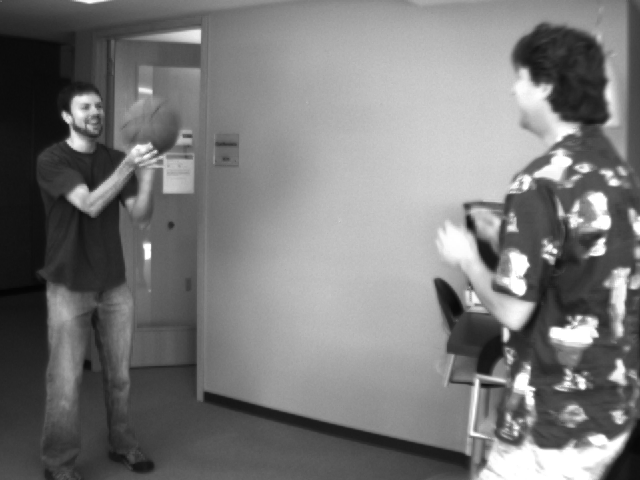
#> input picture basketball1.png, 640 x 480 px, found by its file name
$ jupyter execute PA2-Q1.ipynb
#> lines starting #> are read from the running program, lines starting #| are printed output that depends on the picture
[cell 1]
import math
from scipy import signal
from PIL import Image
import numpy as np
from numpy import *
from matplotlib import pyplot as plt
from pylab import *
import cv2
import random

'''
1. Lucas-Kanade method is basically an estimate of the movement of interesting
features in successive images of a scene.
2. Lucas-Kanade assumes
	a) 	that the intensity of the pixel does not change of a pixel
   		when it moves from frame1(I1) to frame(I2) with displacement (u,v):
   		I1(x,y) = I2(x+u, y+v)
   	b) 	small motion, i.e (u,v)< 1 pixel
		expanding I2 in Taylor series, we get
		I2(x+u, y+v) = I2(x,y) + I2x(u) + I2y(v) + higher_order_terms
		             ~ I2(x,y) + I2x(u) + I2y(v)

3. Lucas-Kanade associate a movement vector (u,v) to
every pixel in a scene obtained by comparing the two consecutive images or frames.
4. works by trying to guess in which direction an object has moved so that local
changes in intensity can be explained.
5. Optical Flow has a constraint equation to be solved;
	Ix.u + Iy.v +It = 0 ; (this equation is obtained by substituting 2b in 2a)
	where,
		Ix : derivative of I in x-direction
		Iy : derivative of I in y-direction
		It : derivative of I w.r.t time
		Ix and Iy are image gradients, and It is along t axis since now we deal with a
		third dimension. These can be
		d) This will only work for small movements
6. Smoothing the image first to attenuate any noise using Gaussian Smoothing as preprocessing
7. Using an averaging/smoothing filter of 2x2 size to find the first derivative of the smoothed
	image.
8. Finding features to track using goodFeatureToTrack
[Ref: http://docs.opencv.org/2.4/modules/imgproc/doc/feature_detection.html]
9. initialize the u and v vector array
'''

[cell 2]
def LK_OpticalFlow(Image1,Image2):
    I1 = np.array(Image1)
    I2 = np.array(Image2)
    S = np.shape(I1)

    #applying Gaussian filter of size 3x3 to eliminate any noise
    I1_smooth = cv2.GaussianBlur(I1,(3,3),0)
    I2_smooth = cv2.GaussianBlur(I2, (3,3), 0)

    # First Derivative in X direction
    Ix = signal.convolve2d(I1_smooth,[[-0.25,0.25],[-0.25,0.25]],'same') + signal.convolve2d(I2_smooth,[[-0.25,0.25],[-0.25,0.25]],'same')
    # First Derivative in Y direction
    Iy = signal.convolve2d(I1_smooth,[[-0.25,-0.25],[0.25,0.25]],'same') + signal.convolve2d(I2_smooth,[[-0.25,-0.25],[0.25,0.25]],'same')
    # First Derivative in XY direction
    It = signal.convolve2d(I1_smooth,[[0.25,0.25],[0.25,0.25]],'same') + signal.convolve2d(I2_smooth,[[-0.25,-0.25],[-0.25,-0.25]],'same')

    # finding the good features
    features = cv2.goodFeaturesToTrack(I1_smooth # Input image
    ,10000 # max corners
    ,0.01 # lambda 1 (quality)
    ,10 # lambda 2 (quality)
    )

    feature = np.int0(features)
    fig=plt.figure(figsize=(18, 16), dpi= 80, facecolor='w', edgecolor='k')
    plt.subplot(1,3,1)
    plt.title('Frame 1')
    plt.imshow(I1_smooth, cmap = cm.gray)
    plt.subplot(1,3,2)
    plt.title('Frame 2')
    plt.imshow(I2_smooth, cmap = cm.gray)#plotting the features in frame1 and plotting over the same
    for i in feature:

        x,y = i.ravel()
        cv2.circle(I1_smooth #input image
        ,(x,y) 			 #centre
        ,3 				 #radius
        ,0 			 #color of the circle
        ,-1 			 #thickness of the outline
        )

    #creating the u and v vector
    u = v = np.nan*np.ones(S)

    # Calculating the u and v arrays for the good features obtained n the previous step.
    for l in feature:

        j,i = l.ravel()
        # calculating the derivatives for the neighbouring pixels
        # since we are using  a 3*3 window, we have 9 elements for each derivative.

        IX = ([Ix[i-1,j-1],Ix[i,j-1],Ix[i-1,j-1],Ix[i-1,j],Ix[i,j],Ix[i+1,j],Ix[i-1,j+1],Ix[i,j+1],Ix[i+1,j-1]]) #The x-component of the gradient vector
        IY = ([Iy[i-1,j-1],Iy[i,j-1],Iy[i-1,j-1],Iy[i-1,j],Iy[i,j],Iy[i+1,j],Iy[i-1,j+1],Iy[i,j+1],Iy[i+1,j-1]]) #The Y-component of the gradient vector
        IT = ([It[i-1,j-1],It[i,j-1],It[i-1,j-1],It[i-1,j],It[i,j],It[i+1,j],It[i-1,j+1],It[i,j+1],It[i+1,j-1]]) #The XY-component of the gradient vector

        # Using the minimum least squares solution approach
        LK = (IX, IY)
        LK = np.matrix(LK)
        LK_T = np.array(np.matrix(LK)) # transpose of A
        LK = np.array(np.matrix.transpose(LK))

        A1 = np.dot(LK_T,LK) #Psedudo Inverse
        A2 = np.linalg.pinv(A1)
        A3 = np.dot(A2,LK_T)

        (u[i,j],v[i,j]) = np.dot(A3,IT) # we have the vectors with minimized square error

    #======= Pick Random color for vector plot========
    colors = "bgrcmykw"
    color_index = random.randrange(0,8)
    c=colors[color_index]
    #======= Plotting the vectors on the image========
    fig=plt.figure(figsize=(18, 16), dpi= 80, facecolor='w', edgecolor='k')
    plt.subplot(1,3,3)
    plt.title('Vector plot of Optical Flow of good features')
    plt.imshow(I1,cmap = cm.gray)
    for i in range(S[0]):
        for j in range(S[1]):
            if abs(u[i,j])>t or abs(v[i,j])>t: # setting the threshold to plot the vectors
                plt.arrow(j,i,v[i,j],u[i,j],head_width = 5, head_length = 5, color = c)

    plt.show()

[cell 3]
t = 0.3 # choose threshold value
#import the images

Image1 = Image.open('/home/srikar/CVPA2/basketball1.png').convert('L')
#> Image1 is the input picture: PIL image 640x480 L; min 4, max 255, mean 120.3
Image2 = Image.open('/home/srikar/CVPA2/basketball2.png').convert('L')
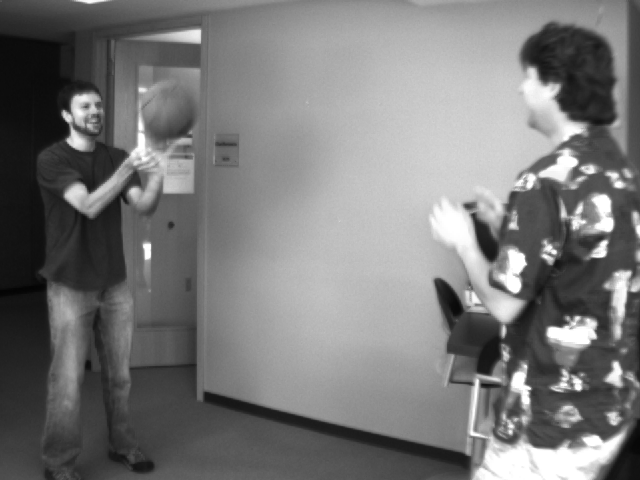
#> input picture basketball2.png, 640 x 480 px, found by its file name
#> Image2 is the input picture: PIL image 640x480 L; min 4, max 255, mean 119.9
LK_OpticalFlow(Image1, Image2)
#> in LK_OpticalFlow, `It = signal.convolve2d(I1_smooth,[[0.25,0.25],[0.25,0.25]],'same') + s..`:
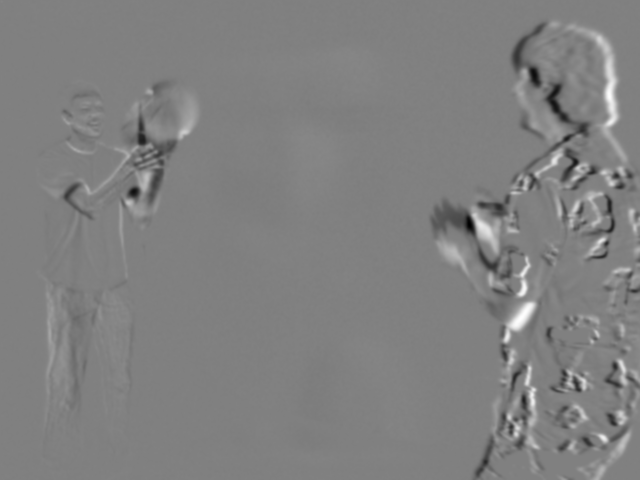
#> It: shape (480, 640) float64; min -201, max 198.2, mean 0.4; drawn with min black and max white
#> in LK_OpticalFlow, `features = cv2.goodFeaturesToTrack(I1_smooth`: features = 300 rows, first 8: [533, 389], [555, 252], [544, 255], [155, 151], [603, 239], [505, 339], [64, 113], [597, 336]
#> in LK_OpticalFlow, `feature = np.int0(features)`: feature has the same summary as features
#> the loop in LK_OpticalFlow, `for i in feature: ` made 300 passes
#> after the loop in LK_OpticalFlow, `for i in feature:`:
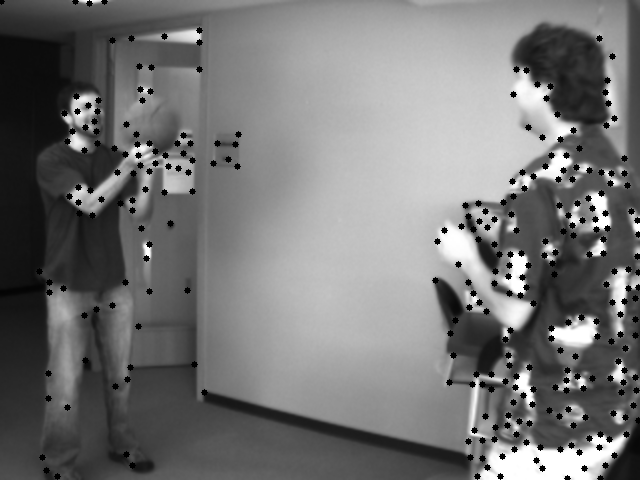
#> I1_smooth: shape (480, 640); min 0, max 255, mean 116.3
#> the loop in LK_OpticalFlow, `for l in feature: ` made 300 passes
#> (j, i, IX, IY, IT, A1, A2) on passes 1 to 2: (533, 389, [27.5, 23.25, 27.5, 19.75, 16.5, 13.75, 20.25, 21.5, 17.75], [-23.5, 5.75, -23.5, -25.25, 0, 22.75, -23.75, -3.5, 25.25], [116.5, 133.8, 116.5, 124.2, 154, 146.2, 106.2, 142, 131.8], [[4091.8, -1452.7], [-1452.7, 3506.6]], [[0.000287, 0.000119], [0.000119, 0.000334]]), (555, 252, [-1, -7, -1, 13.5, 10, 8, 37.5, 37.25, -10], [-11.5, 10, -11.5, -17.5, 6.5, 35.5, -19.5, 4.75, 37], [6.5, -14, 6.5, 18, -2.5, -23.5, 29, 8.25, -36], [[3291.1, -858.6], [-858.6, 3745.1]], [[0.000323, 7.41e-05], [7.41e-05, 0.000284]])
Image3 = Image.open('/home/srikar/CVPA2/grove1.png').convert('L')
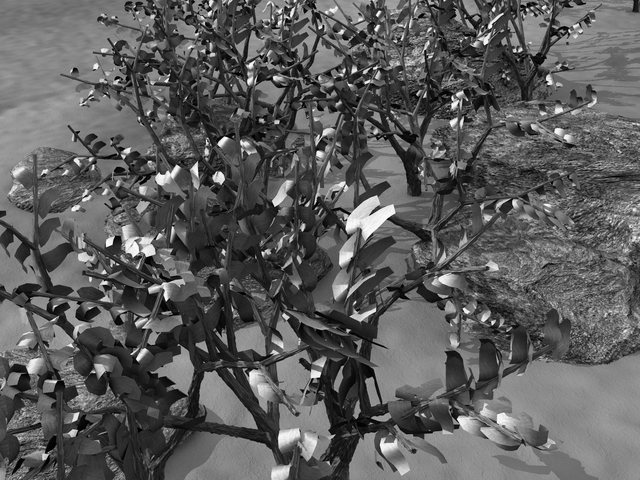
#> input picture grove1.png, 640 x 480 px, found by its file name
#> Image3 is the input picture: PIL image 640x480 L; min 0, max 253, mean 92.3
Image4 = Image.open('/home/srikar/CVPA2/grove2.png').convert('L')
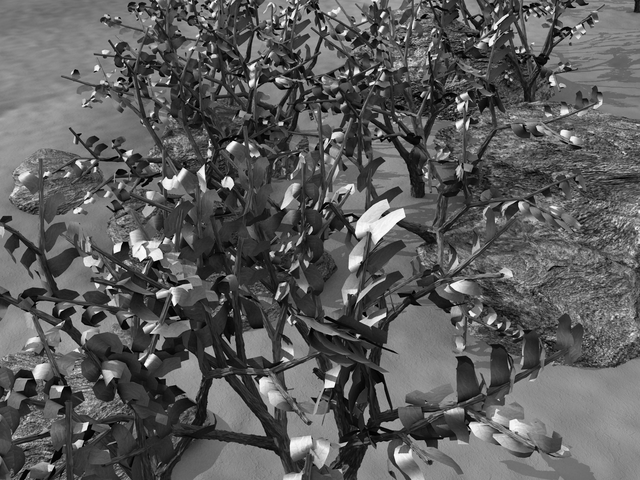
#> input picture grove2.png, 640 x 480 px, found by its file name
#> Image4 is the input picture: PIL image 640x480 L; min 0, max 253, mean 92
LK_OpticalFlow(Image3, Image4)
#> in LK_OpticalFlow (call 2), `Iy = signal.convolve2d(I1_smooth,[[-0.25,-0.25],[0.25,0.25]],'same') +..`:
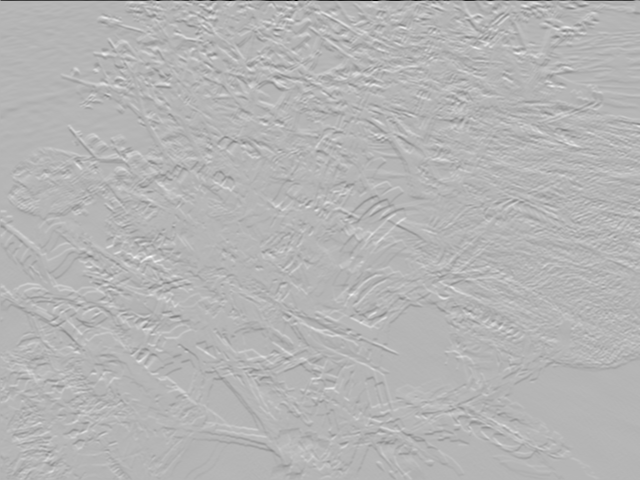
#> Iy: shape (480, 640) float64; min -188.2, max 76.5, mean -0.2; drawn with min black and max white
#> in LK_OpticalFlow (call 2), `It = signal.convolve2d(I1_smooth,[[0.25,0.25],[0.25,0.25]],'same') + s..`:
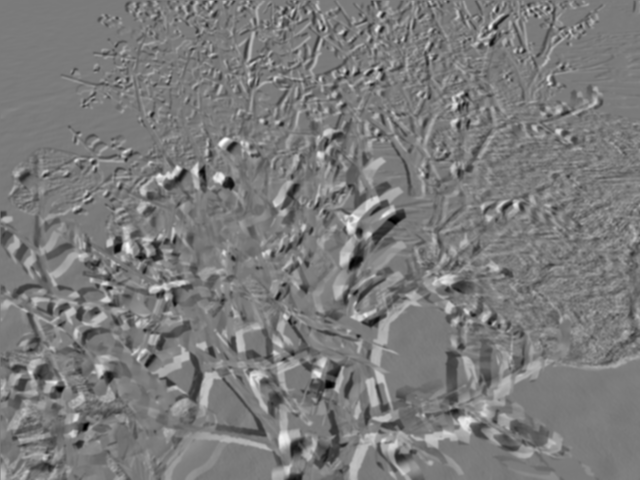
#> It: shape (480, 640) float64; min -217.5, max 233.2, mean 0.4; drawn with min black and max white
#> in LK_OpticalFlow (call 2), `features = cv2.goodFeaturesToTrack(I1_smooth`: features = 1272 rows, first 8: [166, 299], [489, 27], [377, 15], [319, 28], [352, 72], [223, 250], [302, 230], [55, 381]
#> in LK_OpticalFlow (call 2), `feature = np.int0(features)`: feature has the same summary as features
#> the loop in LK_OpticalFlow (call 2), `for i in feature: ` made 1272 passes
#> after the loop in LK_OpticalFlow (call 2), `for i in feature:`:
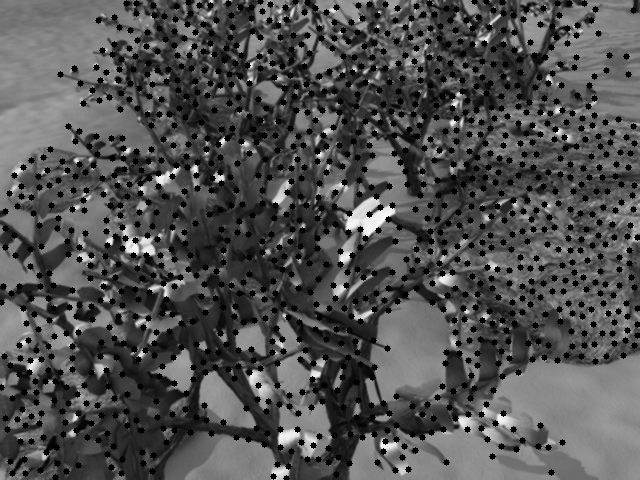
#> I1_smooth: shape (480, 640); min 0, max 248, mean 81.2
#> the loop in LK_OpticalFlow (call 2), `for l in feature: ` made 1272 passes
#> after the loop in LK_OpticalFlow (call 2), `for l in feature:`:
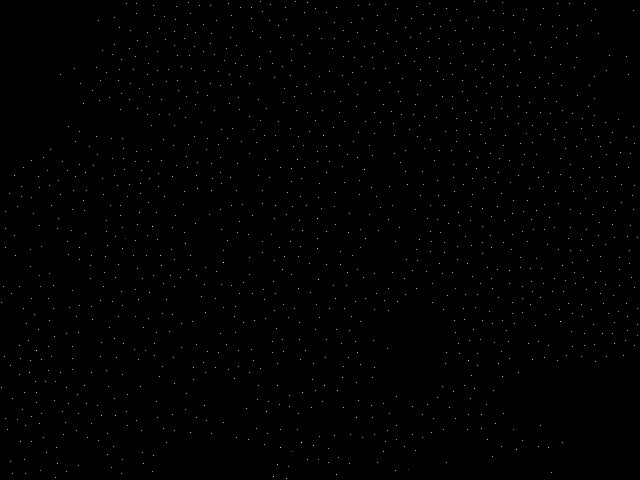
#> u: shape (480, 640) float64; 99.59% of the values are NaN or infinite; the others: min -40.69, max 20.29, mean -0.459; drawn with min black, max white, NaN and infinite black
#> in LK_OpticalFlow (call 2), `plt.show()`:
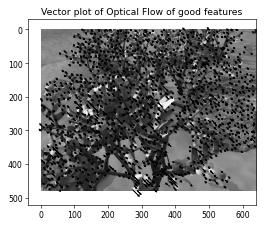
#> figure drawn by matplotlib, 1 panel
